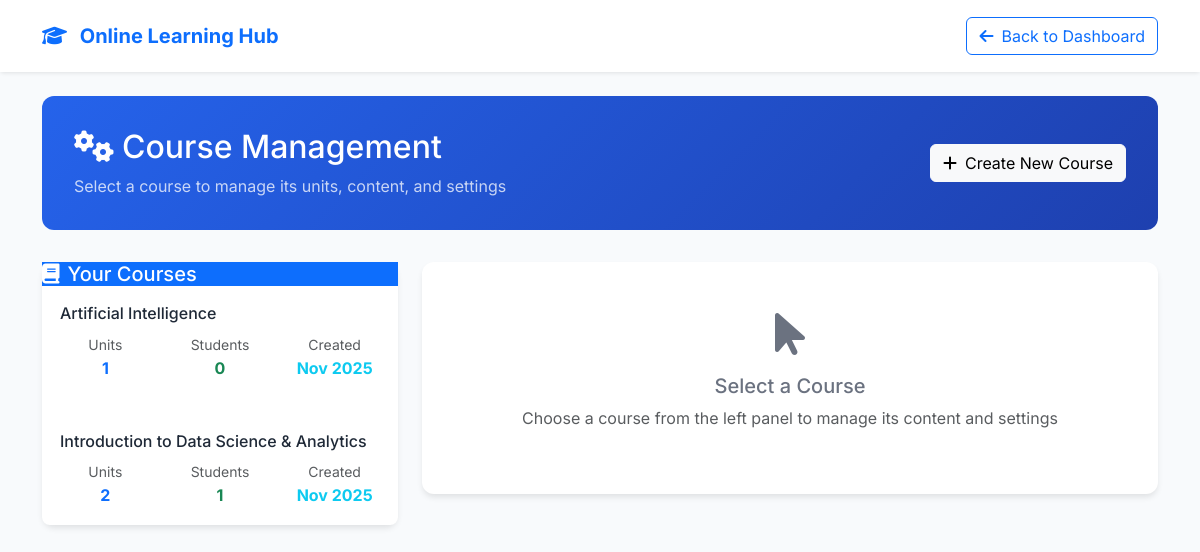
Page /Instructor/course_management.php (signed in) on the committed database.
### tables this page shows
CREATE TABLE `courses` (
  `course_id` int(11) NOT NULL,
  `instructor_id` int(11) NOT NULL,
  `category_id` int(11) DEFAULT NULL,
  `title` varchar(200) NOT NULL,
  `description` text DEFAULT NULL,
  `short_description` varchar(500) DEFAULT NULL,
  `thumbnail` varchar(255) DEFAULT NULL,
  `price` decimal(10,2) DEFAULT 0.00,
  `duration_hours` int(11) DEFAULT NULL,
  `difficulty_level` enum('beginner','intermediate','advanced') DEFAULT 'beginner',
  `status` enum('draft','published','archived') DEFAULT 'draft',
  `featured` tinyint(1) DEFAULT 0,
  `created_at` timestamp NOT NULL DEFAULT current_timestamp(),
  `updated_at` timestamp NOT NULL DEFAULT current_timestamp() ON UPDATE current_timestamp()
);

### Instructor/course_management.php (the view, shortened to what the rows shown need)
<?php
$db = getDB();
$instructor_id = $_SESSION['user_id'];
$course_id = isset($_GET['course_id']) ? (int)$_GET['course_id'] : 0;
$coursesStmt = $db->prepare("
    SELECT
        c.*,
        COUNT(DISTINCT cu.unit_id) as unit_count,
        COUNT(DISTINCT e.student_id) as student_count
    FROM courses c
    LEFT JOIN course_units cu ON c.course_id = cu.course_id
    LEFT JOIN enrollments e ON c.course_id = e.course_id AND e.status = 'active'
    WHERE c.instructor_id = ?
    GROUP BY c.course_id
    ORDER BY c.created_at DESC
");
$coursesStmt->bind_param("i", $instructor_id);
$coursesStmt->execute();
$courses = $coursesStmt->get_result()->fetch_all(MYSQLI_ASSOC);
?>
<!DOCTYPE html>
<html lang="en">
<head>
    <link href="https://cdn.jsdelivr.net/npm/bootstrap@5.3.3/dist/css/bootstrap.min.css" rel="stylesheet">
    <link rel="stylesheet" href="https://cdnjs.cloudflare.com/ajax/libs/font-awesome/6.5.0/css/all.min.css">
</head>
<body>
    <div class="container py-4">
        <div class="course-selector">
            <div class="row align-items-center">
                <div class="col-lg-8">
                    <h2 class="mb-2">
                        <i class="fas fa-cogs me-2"></i>Course Management
                    </h2>
                </div>
            </div>
        </div>
        <div class="row">
            <div class="col-lg-4">
                <div class="management-card">
                    <div class="card-body p-0">
                        <?php if (empty($courses)): ?>
                            <div class="empty-state">
                                <i class="fas fa-book-open fa-3x mb-3"></i>
                                <h6>No Courses Yet</h6>
                                <p class="small">Create your first course to get started</p>
                                <a href="instructor_dashboard.php" class="btn btn-primary btn-sm">
                                    <i class="fas fa-plus me-2"></i>Create Course
                                </a>
                            </div>
                        <?php else: ?>
                            <?php foreach ($courses as $course): ?>
                                <div class="course-item <?php echo $course['course_id'] == $course_id ? 'active' : ''; ?>"
                                     onclick="selectCourse(<?php echo $course['course_id']; ?>)">
                                    <h6 class="mb-2"><?php echo htmlspecialchars($course['title']); ?></h6>
                                    <div class="row text-center">
                                        <div class="col-4">
                                            <small class="text-muted">Units</small>
                                            <div class="fw-bold text-primary"><?php echo $course['unit_count']; ?></div>
                                        </div>
                                        <div class="col-4">
                                            <small class="text-muted">Students</small>
                                            <div class="fw-bold text-success"><?php echo $course['student_count']; ?></div>
                                        </div>
                                        <div class="col-4">
                                            <small class="text-muted">Created</small>
                                            <div class="fw-bold text-info"><?php echo date('M Y', strtotime($course['created_at'])); ?></div>
                                        </div>
                                    </div>
                                </div>
                            <?php endforeach; ?>
                        <?php endif; ?>
                    </div>
                </div>
            </div>
        </div>
    </div>
</body>
</html>

### rows in the picture
courses: title "Artificial Intelligence", unit_count "1", student_count "0", created_at "Nov 2025"
courses: title "Introduction to Data Science & Analytics", unit_count "2", student_count "1", created_at "Nov 2025"
